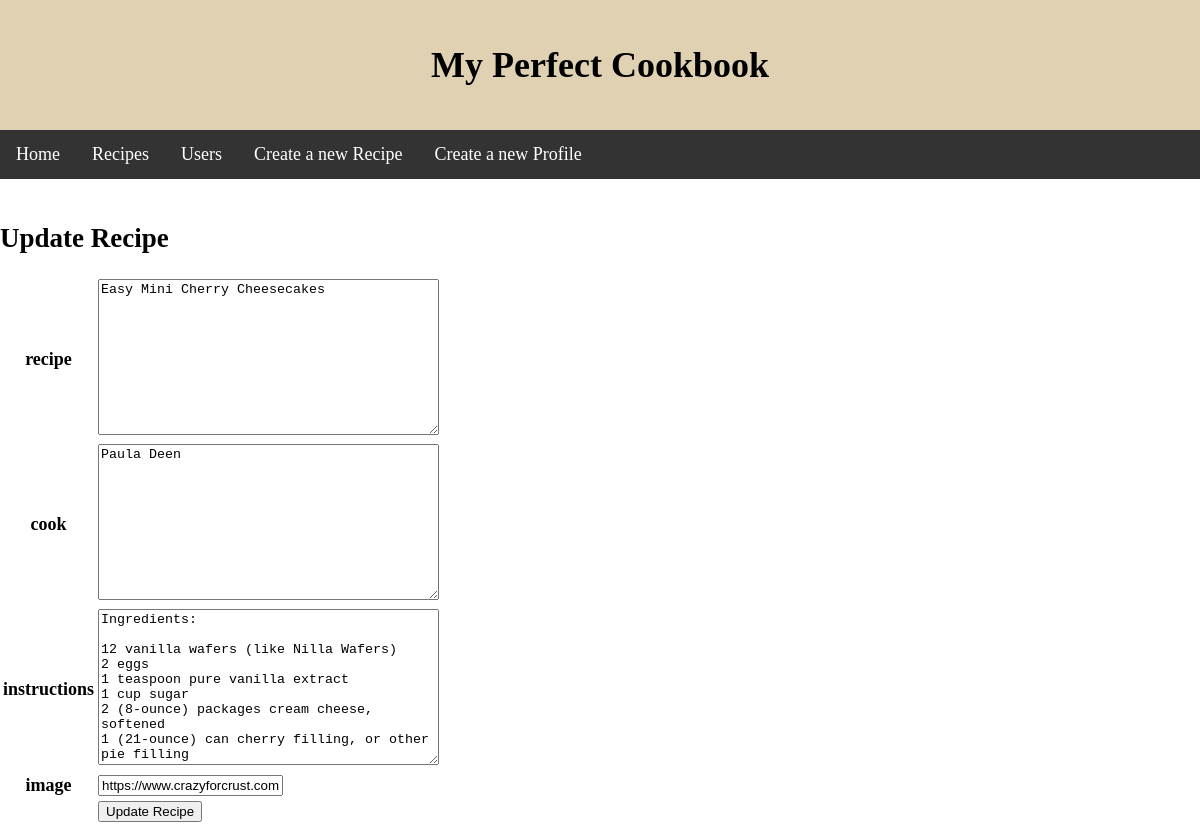
/project/recipe_list/1/update, run on an earlier commit of the app's database.
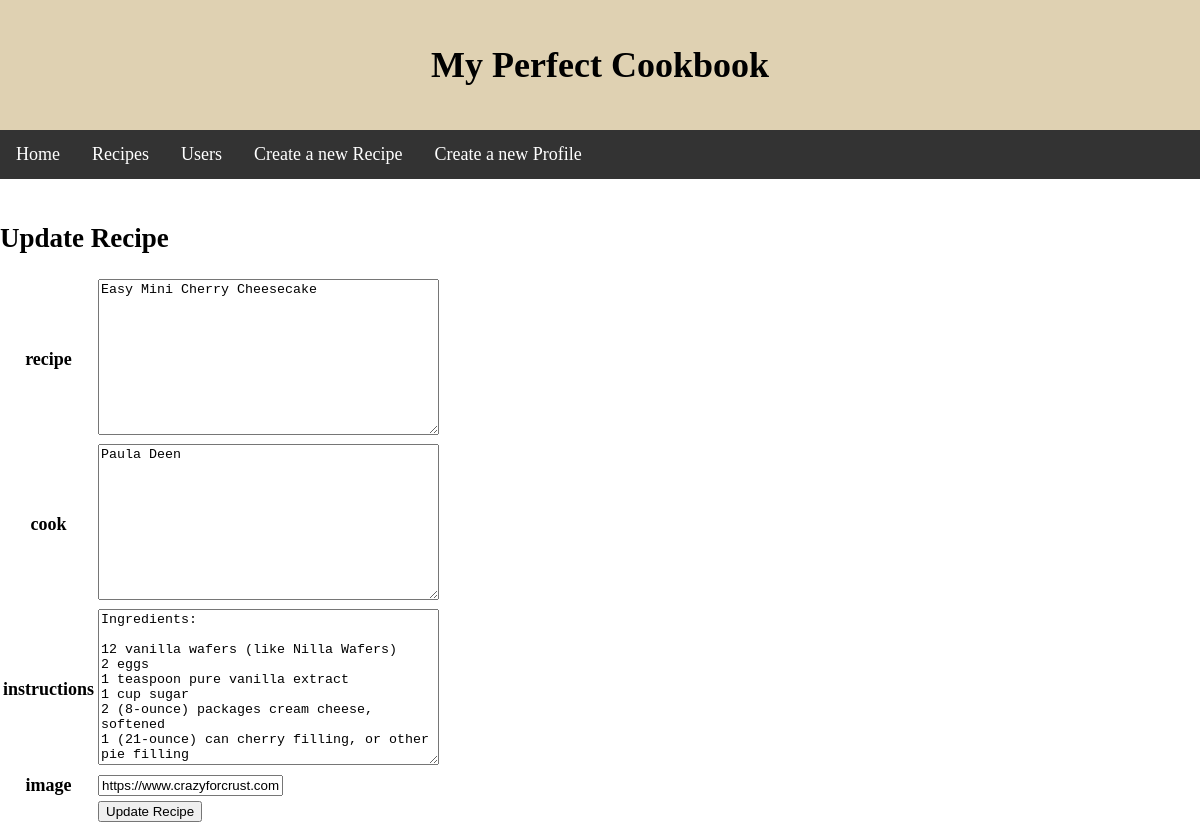
And on a later commit of the database.
### project/models.py (models this page shows, shortened)
class Project(models.Model):
    recipe = models.TextField(blank=True)
    cook = models.TextField(blank=True)
    image = models.URLField(blank=True)
    instructions = models.TextField(blank=True)

### project/views.py (the view)
# urls.py: path('recipe_list/<int:pk>/update', UpdateRecipeView.as_view(), name='update_recipe'), #update recipe
class UpdateRecipeView(UpdateView):
    form_class = UpdateRecipeForm #define form class
    template_name = 'project/update_recipe.html'
    queryset = Project.objects.all()

### project/forms.py
class UpdateRecipeForm(forms.ModelForm):
    class Meta:
        model = Project #define which model to use
        fields = ['recipe', 'cook', 'instructions', 'image'] #which fields from model should we use

### project/templates/project/update_recipe.html (shortened to what this page needs)
{% extends 'project/base.html' %}
{% block content %}
<h2>Update Recipe</h2>
<form method='POST'>
    <table>
    {% for field in form %}
    <tr>
        <th>{{field.name}}</th>
        <td>{{field}}</td>
    </tr>
    {% endfor %}
    <tr>
        <td></td>
        <td>
            <input type="submit" name = "Update Recipe" value="Update Recipe">
        </td>
    </tr>
    </table>
</form>
{% endblock %}

### project/templates/project/base.html (shortened to what this page needs)
<!DOCTYPE html>
<html>
<head>
</head>
<body>
    <div class="header">
        <h1 align="center">My Perfect Cookbook</h1>
      </div>
<ul>
  <li><a href="{% url 'home' %}">Home</a></li>
  <li><a href="{% url 'recipe_list' %}">Recipes</a></li>
  <li><a href="{% url 'all_users' %}">Users</a></li>
  <li><a href="{% url 'create_recipe' %}">Create a new Recipe</a></li>
  <li><a href="{% url 'create_user' %}">Create a new Profile</a></li>
</ul>
{% block content %}
{% endblock %}
</body>
</html>

### project/templates/project/base.html (style rules this page uses)
html { background: url(https://cdn.pixabay.com/photo/2017/10/22/21/34/knife-2879372_1280.jpg) no-repeat center fixed; background-size: cover; }
body { margin: 0; }
.header { background-color: rgb(223, 209, 178); padding: 20px; text-align: center; }
ul { list-style-type: none; margin: 0; padding: 0; overflow: hidden; background-color: #333; }
li { float: left; }
li a { display: block; color: white; text-align: center; padding: 14px 16px; text-decoration: none; }
body { font-family: Cambria, Cochin, Georgia, Times, 'Times New Roman', serif;font-size: 18px; }

What changed in the data, as far as the page shows it:
changed Project "Paula Deen": recipe "Easy Mini Cherry Cheesecakes" → "Easy Mini Cherry Cheesecake"
